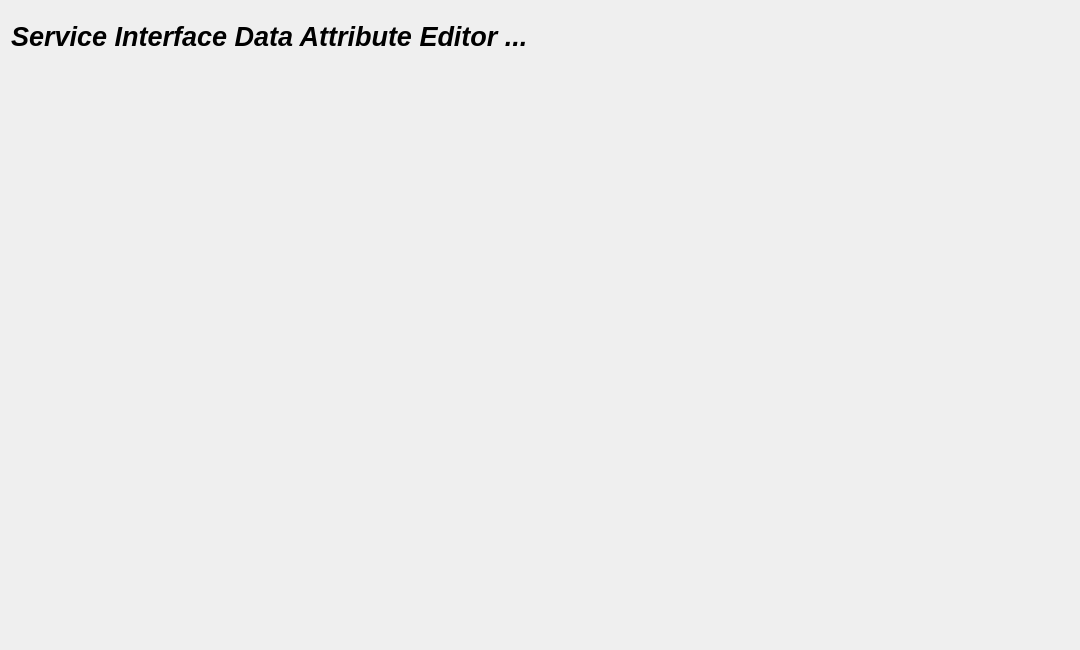
<?xml version="1.0" encoding="UTF-8"?>
<ui version="4.0">
 <class>SIAttribute</class>
 <widget class="QWidget" name="SIAttribute">
  <property name="geometry">
   <rect>
    <x>0</x>
    <y>0</y>
    <width>1080</width>
    <height>650</height>
   </rect>
  </property>
  <property name="font">
   <font>
    <pointsize>16</pointsize>
    <italic>true</italic>
    <bold>true</bold>
   </font>
  </property>
  <property name="windowTitle">
   <string>Form</string>
  </property>
  <widget class="QLabel" name="label">
   <property name="geometry">
    <rect>
     <x>11</x>
     <y>11</y>
     <width>800</width>
     <height>50</height>
    </rect>
   </property>
   <property name="font">
    <font>
     <pointsize>20</pointsize>
     <italic>true</italic>
     <bold>true</bold>
    </font>
   </property>
   <property name="text">
    <string>Service Interface Data Attribute Editor ...</string>
   </property>
  </widget>
  <widget class="QWidget" name="horizontalLayoutWidget">
   <property name="geometry">
    <rect>
     <x>5</x>
     <y>59</y>
     <width>1070</width>
     <height>591</height>
    </rect>
   </property>
   <layout class="QHBoxLayout" name="horizontalLayout">
    <property name="sizeConstraint">
     <enum>QLayout::SizeConstraint::SetMinimumSize</enum>
    </property>
   </layout>
  </widget>
 </widget>
 <resources/>
 <connections/>
</ui>
